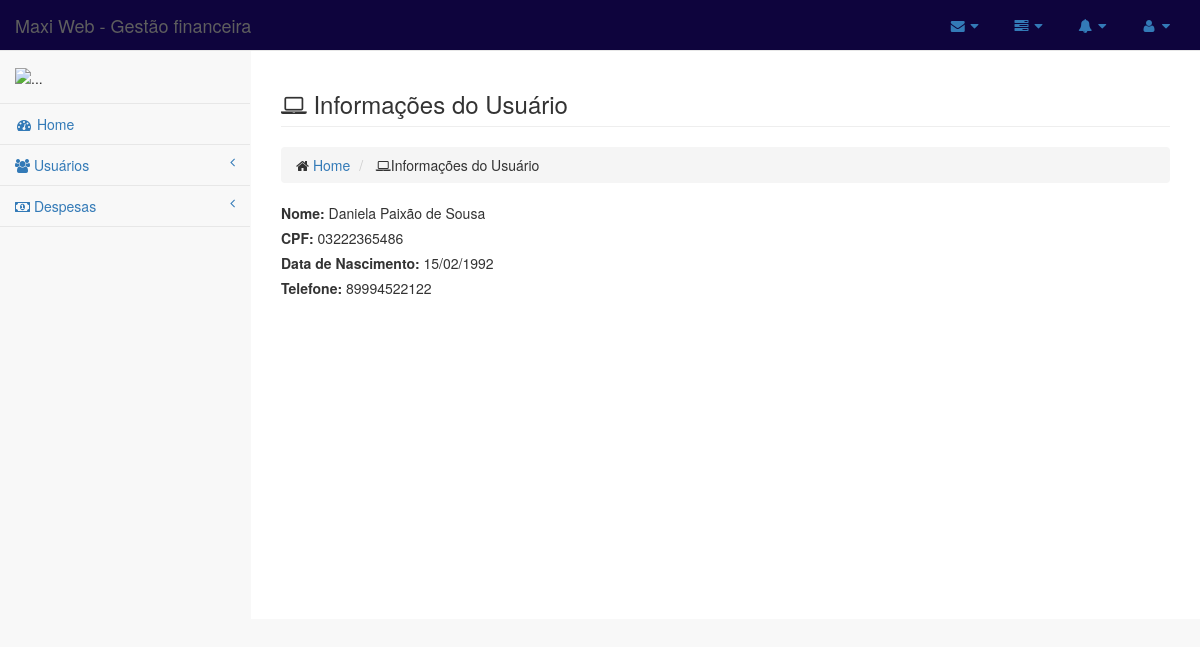
Screenshot of /financeiro/usuarios/1/ with the database file from the repository.
### financeiro/models.py (models this page shows)
class Usuario(models.Model):
    nome = models.CharField(max_length=50)
    cpf = models.CharField(max_length=11)
    data_nasc = models.DateField()
    tel = models.CharField(max_length=11)

### financeiro/views.py (the view)
# urls.py: path('usuarios/<int:usuario_id>/', views.usuario_show),
def usuario_show(request, usuario_id):
    usuario = Usuario.objects.get(pk=usuario_id)
    return render(request, 'usuarios/show.html', {'usuario': usuario})

### financeiro/templates/usuarios/show.html
{% extends "base.html" %} {% block daniela %}
<div class="row">
    <div class="col-lg-12">
        <h3 class="page-header">
            <i class="fa fa-laptop"></i> Informações do Usuário </h3>
        <ol class="breadcrumb">
            <li>
                <i class="fa fa-home"></i>
                <a href="/financeiro/">Home</a>
            </li>
            <li>
                <i class="fa fa-laptop"></i>Informações do Usuário</li>
        </ol>
    </div>
</div>
<div class="row">
    <div class="col-md-12 ">
        <div>
            <label> Nome: </label>
            {{usuario.nome}}
        </div>
        <div>
            <label>CPF: </label>
            {{usuario.cpf}}
        </div>
        <div>
            <label>Data de Nascimento: </label>
            {{usuario.data_nasc | date:"d/m/Y"}}
        </div>
        <div>
            <label>Telefone: </label>
            {{usuario.tel}}
        </div>
    </div>
</div>
{% endblock %}

### rows the page displays
Usuario: nome "Daniela Paixão de Sousa", cpf "03222365486", data_nasc "15/02/1992", tel "89994522122"
